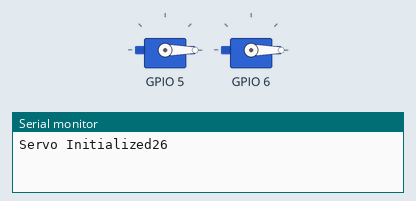
This program was run on a simulated ESP32-S3. On the bench: 2 × servo, the last lines printed to the serial monitor. Servo pulses on a pin are drawn as a servo (544–2400 µs = 0–180°).

Above: at 0.05 s.
At 2.4 s:
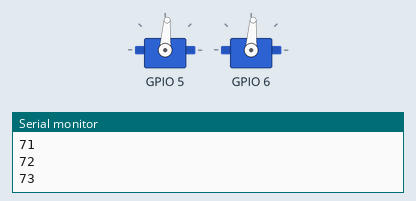
At 4.8 s:
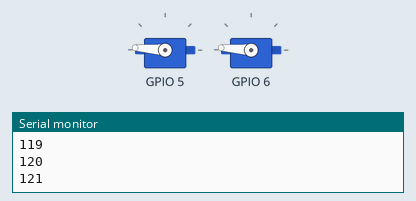
At 9.6 s:
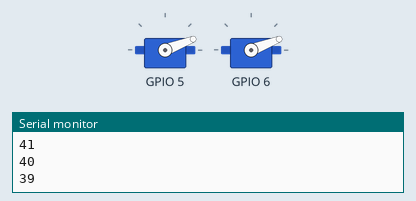
Timing chart, 0 to 13.3 s (numbered marks = the images above):
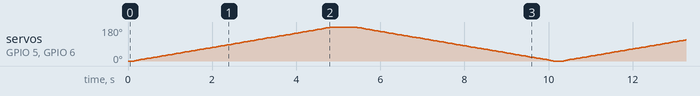

The program:

main.cpp
```cpp
#include <Arduino.h>
#include "driver/gpio.h"

const int min_us=500;
const int max_us=2500;
const int bit=10;
//float min_angle = (min_us / 20000) * (pow(2, bit));
int min_angle = 26;
int max_angle = 128;
//float max_angle = (max_us / 20000) * (pow(2, bit));

void setup()
{
  // put your setup code here, to run once:
  Serial.begin(115200);
  ledcSetup(0, 50, bit);         // CHANNEL,HZ,ADC BIT
  ledcAttachPin(GPIO_NUM_5, 0); // PIN NUMBER,CHANNEL8)
  ledcSetup(1, 50, bit);
  ledcAttachPin(GPIO_NUM_6, 1); // PIN NUMBER,CHANNEL8)
  printf("Servo Initialized");
}

void loop()
{
  // put your main code here, to run repeatedly:
  for (int i = min_angle; i < max_angle; i++)
  {
    printf("%i\n",i);
    ledcWrite(0, i); //servo Write
    ledcWrite(1, i);
    delay(50);
  }
  for (int i = max_angle; i > min_angle; i--)
  {
    printf("%i\n",i);
    ledcWrite(0, i);
    ledcWrite(1, i);
    delay(50);
  }
}
```
